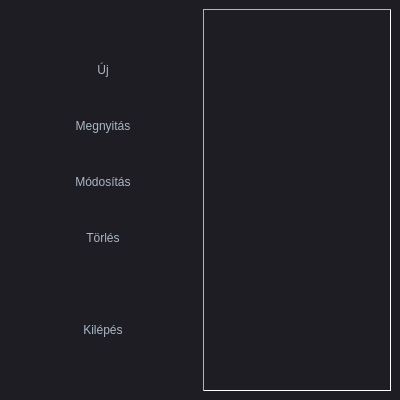
<?xml version="1.0" encoding="UTF-8"?>
<ui version="4.0">
 <class>MainWindow</class>
 <widget class="QMainWindow" name="MainWindow">
  <property name="geometry">
   <rect>
    <x>0</x>
    <y>0</y>
    <width>400</width>
    <height>400</height>
   </rect>
  </property>
  <property name="minimumSize">
   <size>
    <width>400</width>
    <height>400</height>
   </size>
  </property>
  <property name="maximumSize">
   <size>
    <width>400</width>
    <height>400</height>
   </size>
  </property>
  <property name="windowTitle">
   <string>MainWindow</string>
  </property>
  <property name="styleSheet">
   <string notr="true">QMainWindow {
	background-color:#1e1d23;
}
QDialog {
	background-color:#1e1d23;
}
QColorDialog {
	background-color:#1e1d23;
}
QTextEdit {
	background-color:#1e1d23;
	color: #a9b7c6;
}
QPlainTextEdit {
	selection-background-color:#007b50;
	background-color:#1e1d23;
	border-style: solid;
	border-top-color: transparent;
	border-right-color: transparent;
	border-left-color: transparent;
	border-bottom-color: transparent;
	border-width: 1px;
	color: #a9b7c6;
}
QPushButton{
	border-style: solid;
	border-top-color: transparent;
	border-right-color: transparent;
	border-left-color: transparent;
	border-bottom-color: transparent;
	font: 75 16pt &quot;MS Sans Serif&quot;;
	border-width: 1px;
	border-style: solid;
	color: #a9b7c6;
	padding: 2px;
	background-color: #1e1d23;
}
QPushButton::default{
	border-style: inset;
	border-top-color: transparent;
	border-right-color: transparent;
	border-left-color: transparent;
	border-bottom-color: #04b97f;
	border-width: 1px;
	color: #a9b7c6;
	font: 75 16pt &quot;MS Sans Serif&quot;;
	padding: 2px;
	background-color: #1e1d23;
}
QToolButton {
	border-style: solid;
	border-top-color: transparent;
	border-right-color: transparent;
	border-left-color: transparent;
	border-bottom-color: #04b97f;
	border-bottom-width: 1px;
	border-style: solid;
	color: #a9b7c6;
	padding: 2px;
	background-color: #1e1d23;
}
QToolButton:hover{
	border-style: solid;
	border-top-color: transparent;
	border-right-color: transparent;
	border-left-color: transparent;
	border-bottom-color: #37efba;
	border-bottom-width: 2px;
	border-style: solid;
	color: #FFFFFF;
	padding-bottom: 1px;
	background-color: #1e1d23;
}
QPushButton:hover{
	border-style: solid;
	border-top-color: transparent;
	border-right-color: transparent;
	border-left-color: transparent;
	border-bottom-color: #37efba;
	border-bottom-width: 1px;
	border-style: solid;
	font: 75 16pt &quot;MS Sans Serif&quot;;
	color: #FFFFFF;
	padding-bottom: 2px;
	background-color: #1e1d23;
}
QPushButton:pressed{
	border-style: solid;
	border-top-color: transparent;
	border-right-color: transparent;
	border-left-color: transparent;
	border-bottom-color: #37efba;
	border-bottom-width: 2px;
	border-style: solid;
	font: 75 16pt &quot;MS Sans Serif&quot;;
	color: #37efba;
	padding-bottom: 1px;
	background-color: #1e1d23;
}
QPushButton:disabled{
	border-style: solid;
	border-top-color: transparent;
	border-right-color: transparent;
	border-left-color: transparent;
	border-bottom-color: #808086;
	border-bottom-width: 2px;
	border-style: solid;
	font: 75 16pt &quot;MS Sans Serif&quot;;
	color: #808086;
	padding-bottom: 1px;
	background-color: #1e1d23;
}
QLineEdit {
	border-width: 1px; border-radius: 4px;
	border-color: rgb(58, 58, 58);
	border-style: inset;
	padding: 0 8px;
	color: #a9b7c6;
	background:#1e1d23;
	selection-background-color:#007b50;
	selection-color: #FFFFFF;
}
QLabel {
	color: #a9b7c6;
}
QLCDNumber {
	color: #37e6b4;
}
QProgressBar {
	text-align: center;
	color: rgb(240, 240, 240);
	border-width: 1px; 
	border-radius: 10px;
	border-color: rgb(58, 58, 58);
	border-style: inset;
	background-color:#1e1d23;
}
QProgressBar::chunk {
	background-color: #04b97f;
	border-radius: 5px;
}
QMenuBar {
	background-color: #1e1d23;
}
QMenuBar::item {
	color: #a9b7c6;
  	spacing: 3px;
  	padding: 1px 4px;
  	background: #1e1d23;
}

QMenuBar::item:selected {
  	background:#1e1d23;
	color: #FFFFFF;
}
QMenu::item:selected {
	border-style: solid;
	border-top-color: transparent;
	border-right-color: transparent;
	border-left-color: #04b97f;
	border-bottom-color: transparent;
	border-left-width: 2px;
	color: #FFFFFF;
	padding-left:15px;
	padding-top:4px;
	padding-bottom:4px;
	padding-right:7px;
	background-color: #1e1d23;
}
QMenu::item {
	border-style: solid;
	border-top-color: transparent;
	border-right-color: transparent;
	border-left-color: transparent;
	border-bottom-color: transparent;
	border-bottom-width: 1px;
	border-style: solid;
	color: #a9b7c6;
	padding-left:17px;
	padding-top:4px;
	padding-bottom:4px;
	padding-right:7px;
	background-color: #1e1d23;
}
QMenu{
	background-color:#1e1d23;
}
QTabWidget {
	color:rgb(0,0,0);
	background-color:#1e1d23;
}
QTabWidget::pane {
		border-color: rgb(77,77,77);
		background-color:#1e1d23;
		border-style: solid;
		border-width: 1px;
    	border-radius: 6px;
}
QTabBar::tab {
	border-style: solid;
	border-top-color: transparent;
	border-right-color: transparent;
	border-left-color: transparent;
	border-bottom-color: transparent;
	border-bottom-width: 1px;
	border-style: solid;
	color: #808086;
	padding: 3px;
	margin-left:3px;
	background-color: #1e1d23;
}
QTabBar::tab:selected, QTabBar::tab:last:selected, QTabBar::tab:hover {
  	border-style: solid;
	border-top-color: transparent;
	border-right-color: transparent;
	border-left-color: transparent;
	border-bottom-color: #04b97f;
	border-bottom-width: 2px;
	border-style: solid;
	color: #FFFFFF;
	padding-left: 3px;
	padding-bottom: 2px;
	margin-left:3px;
	background-color: #1e1d23;
}

QCheckBox {
	color: #a9b7c6;
	padding: 2px;
}
QCheckBox:disabled {
	color: #808086;
	padding: 2px;
}

QCheckBox:hover {
	border-radius:4px;
	border-style:solid;
	padding-left: 1px;
	padding-right: 1px;
	padding-bottom: 1px;
	padding-top: 1px;
	border-width:1px;
	border-color: rgb(87, 97, 106);
	background-color:#1e1d23;
}
QCheckBox::indicator:checked {

	height: 10px;
	width: 10px;
	border-style:solid;
	border-width: 1px;
	border-color: #04b97f;
	color: #a9b7c6;
	background-color: #04b97f;
}
QCheckBox::indicator:unchecked {

	height: 10px;
	width: 10px;
	border-style:solid;
	border-width: 1px;
	border-color: #04b97f;
	color: #a9b7c6;
	background-color: transparent;
}
QRadioButton {
	color: #a9b7c6;
	background-color: #1e1d23;
	padding: 1px;
}
QRadioButton::indicator:checked {
	height: 10px;
	width: 10px;
	border-style:solid;
	border-radius:5px;
	border-width: 1px;
	border-color: #04b97f;
	color: #a9b7c6;
	background-color: #04b97f;
}
QRadioButton::indicator:!checked {
	height: 10px;
	width: 10px;
	border-style:solid;
	border-radius:5px;
	border-width: 1px;
	border-color: #04b97f;
	color: #a9b7c6;
	background-color: transparent;
}
QStatusBar {
	color:#027f7f;
}
QSpinBox {
	color: #a9b7c6;	
	background-color: #1e1d23;
}
QDoubleSpinBox {
	color: #a9b7c6;	
	background-color: #1e1d23;
}
QTimeEdit {
	color: #a9b7c6;	
	background-color: #1e1d23;
}
QDateTimeEdit {
	color: #a9b7c6;	
	background-color: #1e1d23;
}
QDateEdit {
	color: #a9b7c6;	
	background-color: #1e1d23;
}
QComboBox {
	color: #a9b7c6;	
	background: #1e1d23;
}
QComboBox:editable {
	background: #1e1d23;
	color: #a9b7c6;
	selection-background-color: #1e1d23;
}
QComboBox QAbstractItemView {
	color: #a9b7c6;	
	background: #1e1d23;
	selection-color: #FFFFFF;
	selection-background-color: #1e1d23;
}
QComboBox:!editable:on, QComboBox::drop-down:editable:on {
	color: #a9b7c6;	
	background: #1e1d23;
}
QFontComboBox {
	color: #a9b7c6;	
	background-color: #1e1d23;
}
QToolBox {
	color: #a9b7c6;
	background-color: #1e1d23;
}
QToolBox::tab {
	color: #a9b7c6;
	background-color: #1e1d23;
}
QToolBox::tab:selected {
	color: #FFFFFF;
	background-color: #1e1d23;
}
QScrollArea {
	color: #FFFFFF;
	background-color: #1e1d23;
}
QSlider::groove:horizontal {
	height: 5px;
	background: #04b97f;
}
QSlider::groove:vertical {
	width: 5px;
	background: #04b97f;
}
QSlider::handle:horizontal {
	background: qlineargradient(x1:0, y1:0, x2:1, y2:1, stop:0 #b4b4b4, stop:1 #8f8f8f);
	border: 1px solid #5c5c5c;
	width: 14px;
	margin: -5px 0;
	border-radius: 7px;
}
QSlider::handle:vertical {
	background: qlineargradient(x1:1, y1:1, x2:0, y2:0, stop:0 #b4b4b4, stop:1 #8f8f8f);
	border: 1px solid #5c5c5c;
	height: 14px;
	margin: 0 -5px;
	border-radius: 7px;
}
QSlider::add-page:horizontal {
    background: white;
}
QSlider::add-page:vertical {
    background: white;
}
QSlider::sub-page:horizontal {
    background: #04b97f;
}
QSlider::sub-page:vertical {
    background: #04b97f;
}</string>
  </property>
  <widget class="QWidget" name="centralwidget">
   <property name="styleSheet">
    <string notr="true">/*
Material Dark Style Sheet for QT Applications
Author: Jaime A. Quiroga P.
Inspired on https://github.com/jxfwinter/qt-material-stylesheet
Company: GTRONICK
Last updated: 04/12/2018, 15:00.
Available at: https://github.com/GTRONICK/QSS/blob/master/MaterialDark.qss
*/
QMainWindow {
	background-color:#1e1d23;
}
QDialog {
	background-color:#1e1d23;
}
QColorDialog {
	background-color:#1e1d23;
}
QTextEdit {
	background-color:#1e1d23;
	color: #a9b7c6;
}
QPlainTextEdit {
	selection-background-color:#007b50;
	background-color:#1e1d23;
	border-style: solid;
	border-top-color: transparent;
	border-right-color: transparent;
	border-left-color: transparent;
	border-bottom-color: transparent;
	border-width: 1px;
	color: #a9b7c6;
}
QPushButton{
	border-style: solid;
	border-top-color: transparent;
	border-right-color: transparent;
	border-left-color: transparent;
	border-bottom-color: transparent;
	border-width: 1px;
	border-style: solid;
	color: #a9b7c6;
	padding: 2px;
	background-color: #1e1d23;
}
QPushButton::default{
	border-style: inset;
	border-top-color: transparent;
	border-right-color: transparent;
	border-left-color: transparent;
	border-bottom-color: #04b97f;
	border-width: 1px;
	color: #a9b7c6;
	padding: 2px;
	background-color: #1e1d23;
}
QToolButton {
	border-style: solid;
	border-top-color: transparent;
	border-right-color: transparent;
	border-left-color: transparent;
	border-bottom-color: #04b97f;
	border-bottom-width: 1px;
	border-style: solid;
	color: #a9b7c6;
	padding: 2px;
	background-color: #1e1d23;
}
QToolButton:hover{
	border-style: solid;
	border-top-color: transparent;
	border-right-color: transparent;
	border-left-color: transparent;
	border-bottom-color: #37efba;
	border-bottom-width: 2px;
	border-style: solid;
	color: #FFFFFF;
	padding-bottom: 1px;
	background-color: #1e1d23;
}
QPushButton:hover{
	border-style: solid;
	border-top-color: transparent;
	border-right-color: transparent;
	border-left-color: transparent;
	border-bottom-color: #37efba;
	border-bottom-width: 1px;
	border-style: solid;
	color: #FFFFFF;
	padding-bottom: 2px;
	background-color: #1e1d23;
}
QPushButton:pressed{
	border-style: solid;
	border-top-color: transparent;
	border-right-color: transparent;
	border-left-color: transparent;
	border-bottom-color: #37efba;
	border-bottom-width: 2px;
	border-style: solid;
	color: #37efba;
	padding-bottom: 1px;
	background-color: #1e1d23;
}
QPushButton:disabled{
	border-style: solid;
	border-top-color: transparent;
	border-right-color: transparent;
	border-left-color: transparent;
	border-bottom-color: #808086;
	border-bottom-width: 2px;
	border-style: solid;
	color: #808086;
	padding-bottom: 1px;
	background-color: #1e1d23;
}
QLineEdit {
	border-width: 1px; border-radius: 4px;
	border-color: rgb(58, 58, 58);
	border-style: inset;
	padding: 0 8px;
	color: #a9b7c6;
	background:#1e1d23;
	selection-background-color:#007b50;
	selection-color: #FFFFFF;
}
QLabel {
	color: #a9b7c6;
}
QLCDNumber {
	color: #37e6b4;
}
QProgressBar {
	text-align: center;
	color: rgb(240, 240, 240);
	border-width: 1px; 
	border-radius: 10px;
	border-color: rgb(58, 58, 58);
	border-style: inset;
	background-color:#1e1d23;
}
QProgressBar::chunk {
	background-color: #04b97f;
	border-radius: 5px;
}
QMenuBar {
	background-color: #1e1d23;
}
QMenuBar::item {
	color: #a9b7c6;
  	spacing: 3px;
  	padding: 1px 4px;
  	background: #1e1d23;
}

QMenuBar::item:selected {
  	background:#1e1d23;
	color: #FFFFFF;
}
QMenu::item:selected {
	border-style: solid;
	border-top-color: transparent;
	border-right-color: transparent;
	border-left-color: #04b97f;
	border-bottom-color: transparent;
	border-left-width: 2px;
	color: #FFFFFF;
	padding-left:15px;
	padding-top:4px;
	padding-bottom:4px;
	padding-right:7px;
	background-color: #1e1d23;
}
QMenu::item {
	border-style: solid;
	border-top-color: transparent;
	border-right-color: transparent;
	border-left-color: transparent;
	border-bottom-color: transparent;
	border-bottom-width: 1px;
	border-style: solid;
	color: #a9b7c6;
	padding-left:17px;
	padding-top:4px;
	padding-bottom:4px;
	padding-right:7px;
	background-color: #1e1d23;
}
QMenu{
	background-color:#1e1d23;
}
QTabWidget {
	color:rgb(0,0,0);
	background-color:#1e1d23;
}
QTabWidget::pane {
		border-color: rgb(77,77,77);
		background-color:#1e1d23;
		border-style: solid;
		border-width: 1px;
    	border-radius: 6px;
}
QTabBar::tab {
	border-style: solid;
	border-top-color: transparent;
	border-right-color: transparent;
	border-left-color: transparent;
	border-bottom-color: transparent;
	border-bottom-width: 1px;
	border-style: solid;
	color: #808086;
	padding: 3px;
	margin-left:3px;
	background-color: #1e1d23;
}
QTabBar::tab:selected, QTabBar::tab:last:selected, QTabBar::tab:hover {
  	border-style: solid;
	border-top-color: transparent;
	border-right-color: transparent;
	border-left-color: transparent;
	border-bottom-color: #04b97f;
	border-bottom-width: 2px;
	border-style: solid;
	color: #FFFFFF;
	padding-left: 3px;
	padding-bottom: 2px;
	margin-left:3px;
	background-color: #1e1d23;
}

QCheckBox {
	color: #a9b7c6;
	padding: 2px;
}
QCheckBox:disabled {
	color: #808086;
	padding: 2px;
}

QCheckBox:hover {
	border-radius:4px;
	border-style:solid;
	padding-left: 1px;
	padding-right: 1px;
	padding-bottom: 1px;
	padding-top: 1px;
	border-width:1px;
	border-color: rgb(87, 97, 106);
	background-color:#1e1d23;
}
QCheckBox::indicator:checked {

	height: 10px;
	width: 10px;
	border-style:solid;
	border-width: 1px;
	border-color: #04b97f;
	color: #a9b7c6;
	background-color: #04b97f;
}
QCheckBox::indicator:unchecked {

	height: 10px;
	width: 10px;
	border-style:solid;
	border-width: 1px;
	border-color: #04b97f;
	color: #a9b7c6;
	background-color: transparent;
}
QRadioButton {
	color: #a9b7c6;
	background-color: #1e1d23;
	padding: 1px;
}
QRadioButton::indicator:checked {
	height: 10px;
	width: 10px;
	border-style:solid;
	border-radius:5px;
	border-width: 1px;
	border-color: #04b97f;
	color: #a9b7c6;
	background-color: #04b97f;
}
QRadioButton::indicator:!checked {
	height: 10px;
	width: 10px;
	border-style:solid;
	border-radius:5px;
	border-width: 1px;
	border-color: #04b97f;
	color: #a9b7c6;
	background-color: transparent;
}
QStatusBar {
	color:#027f7f;
}
QSpinBox {
	color: #a9b7c6;	
	background-color: #1e1d23;
}
QDoubleSpinBox {
	color: #a9b7c6;	
	background-color: #1e1d23;
}
QTimeEdit {
	color: #a9b7c6;	
	background-color: #1e1d23;
}
QDateTimeEdit {
	color: #a9b7c6;	
	background-color: #1e1d23;
}
QDateEdit {
	color: #a9b7c6;	
	background-color: #1e1d23;
}
QComboBox {
	color: #a9b7c6;	
	background: #1e1d23;
}
QComboBox:editable {
	background: #1e1d23;
	color: #a9b7c6;
	selection-background-color: #1e1d23;
}
QComboBox QAbstractItemView {
	color: #a9b7c6;	
	background: #1e1d23;
	selection-color: #FFFFFF;
	selection-background-color: #1e1d23;
}
QComboBox:!editable:on, QComboBox::drop-down:editable:on {
	color: #a9b7c6;	
	background: #1e1d23;
}
QFontComboBox {
	color: #a9b7c6;	
	background-color: #1e1d23;
}
QToolBox {
	color: #a9b7c6;
	background-color: #1e1d23;
}
QToolBox::tab {
	color: #a9b7c6;
	background-color: #1e1d23;
}
QToolBox::tab:selected {
	color: #FFFFFF;
	background-color: #1e1d23;
}
QScrollArea {
	color: #FFFFFF;
	background-color: #1e1d23;
}
QSlider::groove:horizontal {
	height: 5px;
	background: #04b97f;
}
QSlider::groove:vertical {
	width: 5px;
	background: #04b97f;
}
QSlider::handle:horizontal {
	background: qlineargradient(x1:0, y1:0, x2:1, y2:1, stop:0 #b4b4b4, stop:1 #8f8f8f);
	border: 1px solid #5c5c5c;
	width: 14px;
	margin: -5px 0;
	border-radius: 7px;
}
QSlider::handle:vertical {
	background: qlineargradient(x1:1, y1:1, x2:0, y2:0, stop:0 #b4b4b4, stop:1 #8f8f8f);
	border: 1px solid #5c5c5c;
	height: 14px;
	margin: 0 -5px;
	border-radius: 7px;
}
QSlider::add-page:horizontal {
    background: white;
}
QSlider::add-page:vertical {
    background: white;
}
QSlider::sub-page:horizontal {
    background: #04b97f;
}
QSlider::sub-page:vertical {
    background: #04b97f;
}</string>
   </property>
   <layout class="QHBoxLayout" name="horizontalLayout" stretch="1,1">
    <item>
     <layout class="QVBoxLayout" name="verticalLayout">
      <item>
       <spacer name="verticalSpacer_2">
        <property name="orientation">
         <enum>Qt::Vertical</enum>
        </property>
        <property name="sizeHint" stdset="0">
         <size>
          <width>20</width>
          <height>40</height>
         </size>
        </property>
       </spacer>
      </item>
      <item>
       <widget class="QPushButton" name="new_button">
        <property name="minimumSize">
         <size>
          <width>40</width>
          <height>50</height>
         </size>
        </property>
        <property name="maximumSize">
         <size>
          <width>400</width>
          <height>16777215</height>
         </size>
        </property>
        <property name="styleSheet">
         <string notr="true"/>
        </property>
        <property name="text">
         <string>Új</string>
        </property>
       </widget>
      </item>
      <item>
       <widget class="QPushButton" name="open_button">
        <property name="minimumSize">
         <size>
          <width>40</width>
          <height>50</height>
         </size>
        </property>
        <property name="maximumSize">
         <size>
          <width>400</width>
          <height>16777215</height>
         </size>
        </property>
        <property name="styleSheet">
         <string notr="true"/>
        </property>
        <property name="text">
         <string>Megnyitás</string>
        </property>
       </widget>
      </item>
      <item>
       <widget class="QPushButton" name="modify_button">
        <property name="minimumSize">
         <size>
          <width>40</width>
          <height>50</height>
         </size>
        </property>
        <property name="maximumSize">
         <size>
          <width>400</width>
          <height>16777215</height>
         </size>
        </property>
        <property name="styleSheet">
         <string notr="true"/>
        </property>
        <property name="text">
         <string>Módosítás</string>
        </property>
       </widget>
      </item>
      <item>
       <widget class="QPushButton" name="delete_button">
        <property name="minimumSize">
         <size>
          <width>0</width>
          <height>50</height>
         </size>
        </property>
        <property name="text">
         <string>Törlés</string>
        </property>
       </widget>
      </item>
      <item>
       <spacer name="verticalSpacer_3">
        <property name="orientation">
         <enum>Qt::Vertical</enum>
        </property>
        <property name="sizeHint" stdset="0">
         <size>
          <width>20</width>
          <height>40</height>
         </size>
        </property>
       </spacer>
      </item>
      <item>
       <widget class="QPushButton" name="exit_button">
        <property name="minimumSize">
         <size>
          <width>0</width>
          <height>50</height>
         </size>
        </property>
        <property name="text">
         <string>Kilépés</string>
        </property>
       </widget>
      </item>
      <item>
       <spacer name="verticalSpacer_7">
        <property name="orientation">
         <enum>Qt::Vertical</enum>
        </property>
        <property name="sizeHint" stdset="0">
         <size>
          <width>20</width>
          <height>40</height>
         </size>
        </property>
       </spacer>
      </item>
     </layout>
    </item>
    <item>
     <widget class="QListView" name="set_list_view">
      <property name="styleSheet">
       <string notr="true">QListView{
	background-color: #1e1d23;
	border-color: #a9b7c6;
	border-width: 1px;
	border-style: inset;
	alternate-row-colors: false;
	font: 75 15pt &quot;MS Sans Serif&quot;;
	selection-color: #37efba;
	selection-background-color: #1e1d23;
	
}
QListView::item{
	color: #a9b7c6;
	align: center;


}
QListView::item:selected{
	border-top-color: transparent;
	border-right-color: transparent;
	border-left-color: transparent;
	border-bottom-color: #37efba;
	border-bottom-width: 2px;
	border-style: solid;
	color: #37efba;
	padding-bottom: 1px;
	background: transparent;
}
QListView::item:hover{
	border-style: solid;
	border-top-color: transparent;
	border-right-color: transparent;
	border-left-color: transparent;
	border-bottom-color: #37efba;
	border-bottom-width: 1px;
	border-style: solid;
	color: #FFFFFF;
	padding-bottom: 2px;

}</string>
      </property>
      <property name="verticalScrollBarPolicy">
       <enum>Qt::ScrollBarAlwaysOff</enum>
      </property>
      <property name="editTriggers">
       <set>QAbstractItemView::NoEditTriggers</set>
      </property>
     </widget>
    </item>
   </layout>
  </widget>
 </widget>
 <resources/>
 <connections/>
</ui>
